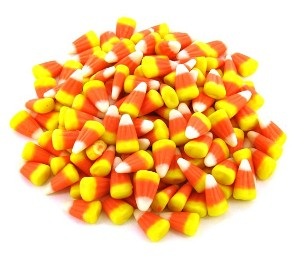
#> input picture imgs/nom_ref_imgs/orig/candyCorn.jpg, 298 x 259 px; its folder holds only this picture in this run
$ python img_preprocess.py   (Python 2 division)   (older library calls are emulated)
#> lines starting #> are read from the running program, lines starting #| are printed output that depends on the picture
#| (259, 298, 3)
#############################################
# Author: Sahil Chopra
# schopra8@stanford.edu

# According to the Alexnet paper, all images inputted
# to their system were 256 x 256. They took images and scaled
# them so that the shorter side of the image was of length 256.
# Then cropped the image so that they extracted the central
# patch of 256 x 256 pixels.

# Goal: Preprocess nominal reference images so that they
# are of the appropriate 256 x 256 size.

# NOTE: While the paper uses 256 x 256 images, the given
# code uses 227 x 227 images.

#############################################
import glob
import numpy as np
from subprocess import call
from math import ceil
import os
from os.path import basename
from os.path import splitext
from scipy.misc import imread
from scipy.misc import imresize
from scipy.misc import imsave

IMG_SIZE = 227.0
BACKGROUND_COLOR = 255 # White

def get_min_dim(im):
    # Determine minimum when examining width and height of an image
    # Returns minimm dimension and True (if height is min dim)
    # or False (if width is min dim)
    if im.shape[0] < im.shape[1]:
        return im.shape[0], True
    else:
        return im.shape[1], False

def get_max_dim(im):
    # Determine max when examining width and height of an image
    # Returns max dimension and True (if height is max dim)
    # or False (if width is max dim)
    if im.shape[0] > im.shape[1]:
        return im.shape[0], True
    else:
        return im.shape[1], False

def upscale_by_smaller_dim(im):
    # Upscale image, if one of the dimensions is less than IMG_SIZE
    min_dim, height_is_min = get_min_dim(im)
    if min_dim < IMG_SIZE:
        upsample_percentage = (IMG_SIZE / min_dim)
        if height_is_min:
            width_scaled = int(im.shape[1] * upsample_percentage)
            rescaled_shape = (int(IMG_SIZE), width_scaled)
        else:
            height_scaled = int(im.shape[0] * upsample_percentage)
            rescaled_shape = (height_scaled, int(IMG_SIZE))
        im = imresize(im, rescaled_shape)

    print "Image Dimensions after Upscaling"
    print im.shape
    return im

def upscale_by_larger_dim(im):
    # Upscale image, if the larger of the dimensions is smaller than IMG_SIZE
    max_dim, height_is_max = get_max_dim(im)
#> max_dim = 298; height_is_max = False
    if max_dim < IMG_SIZE:
        upsample_percentage = (IMG_SIZE / max_dim)
        if height_is_max:
            width_scaled = int(im.shape[1] * upsample_percentage)
            rescaled_shape = (int(IMG_SIZE), width_scaled)
        else:
            height_scaled = int(im.shape[0] * upsample_percentage)
            rescaled_shape = (height_scaled, int(IMG_SIZE))
        im = imresize(im, rescaled_shape)

    print "Image Dimensions after Upscaling"
    print im.shape
#| (259, 298, 3)
    return im

def resize_by_smaller_dim(im):
    # Resize image such that smaller length is IMG_SIZE
    min_dim, height_is_min = get_min_dim(im)
    if min_dim != IMG_SIZE:
        downsample_frac = (IMG_SIZE / min_dim)
        im = imresize(im, downsample_frac)

    print "Image Dimensions after Resizing"
    print im.shape
    return im

def resize_by_larger_dim(im):
    # Resize image such that larger length is IMG_SIZE
    max_dim, height_is_max = get_max_dim(im)
#> max_dim = 298; height_is_max = False
    if max_dim != IMG_SIZE:
        downsample_frac = (IMG_SIZE / max_dim)
#> downsample_frac = 0.762
        im = imresize(im, downsample_frac)
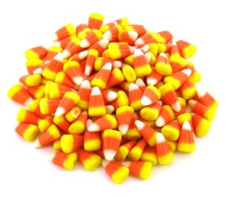
#> im: shape (197, 227, 3); mean R, G, B 244.5, 199.3, 139.2

    print "Image Dimensions after Resizing"
    print im.shape
#| (197, 227, 3)
    return im

def crop_center(im):
    # Extract central IMG_SIZE x IMG_SIZE portion of the image
    min_dim, height_is_min = get_min_dim(im)
    if height_is_min:
        if im.shape[1] > IMG_SIZE:
            margin = int((im.shape[1] - IMG_SIZE)/2)
            # If margin is 0, we have 1 pixel to chop off
            # If we follow through with cropping, we'll
            # end up with a side that has length 0.
            if margin != 0:
                im = im[:, margin : - margin, :]
    else:
        if im.shape[0] > IMG_SIZE:
            margin = int((im.shape[0] - IMG_SIZE)/2)
            # If margin is 0, we have 1 pixel to chop off
            # If we follow through with cropping, we'll
            # end up with a side that has length 0.
            if margin != 0:
                im = im[margin : -margin, :, :]

    print "Image Dimensions after Cropping"
    print im.shape
    return im

def pad_with_whitespace(im):
    # Pad image with white space to make it of size
    # IMG_SIZE x IMG_SIZE (with an error of potentially +1)
    if im.shape[0] <  IMG_SIZE:
        pad_width = int(ceil((IMG_SIZE - im.shape[0])/2))
#> pad_width = 15
        npad = ((pad_width, pad_width), (0, 0), (0,0))
#> npad = ((15, 15), (0, 0), (0, 0))
        im = np.pad(im, pad_width=npad, mode='constant',
            constant_values=BACKGROUND_COLOR)
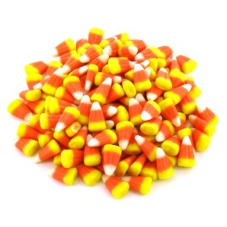
#> im: shape (227, 227, 3); mean of channels 0, 1, 2 245.9, 206.7, 154.5; drawn as R, G, B
    if im.shape[1] < IMG_SIZE:
        pad_width = int(ceil(IMG_SIZE - im.shape[1]))
        npad = ((0, 0), (pad_width, pad_width), (0,0))
        im = np.pad(im, pad_width=npad, mode='constant',
            constant_values=BACKGROUND_COLOR)
    print "Image Dimensions after Adding White Space"
    print im.shape
#| (227, 227, 3)
    return im

def crop_post_processing(im):
    # If we have an odd number of pixels for height or width
    # we will be left with an extra row or column of pixels
    # i.e. IMG_SIZE x IMG_SIZE + 1 or
    # IMG_SIZE + 1 x 256. We must get rid of this
    # excess -- as Alexnet requires a fixed input of
    # IMG_SIZE x IMG_SIZE images.
    if im.shape[0] > IMG_SIZE:
        im = im[0:IMG_SIZE, :, :]
    if im.shape[1] > IMG_SIZE:
        im = im[:, 0:IMG_SIZE, :]
    return im

def preprocess_imgs(orig_imgs_dir, scaled_imgs_dir, resize_for_smaller_dim=True):
    # Given the path to a directory of jpg images, open each image in the dir
    # and resize the images to create IMG_SIZE x IMG_SIZE patches. Then place
    # these images in another scaled_imgs_dir.

    # If resize_for_smaller_dim is True scale the images such that the smaller
    # dimension is IMG_SIZE and then crop the center of image to create the image patch.
    # This is what is mentioned in the Alexnet paper.

    # Else, scale the image such that the larger dimensions is IMG_SIZE and then fill
    # the rest of the image with white space in order to create the image patch.
    imgs = {}

    orig_imgs_path = '{}/*.jpg'.format(orig_imgs_dir)
    for orig_img_file in glob.glob(orig_imgs_path):
        print "-----------------------------------"
        print "Processing {}".format(orig_img_file)

        scaled_img_file = '{}_scaled.jpg'.format(splitext(basename(orig_img_file))[0])
        im = (imread(orig_img_file)[:,:,:3]).astype(np.float32)

        print "Original Image Dimensions"
        print im.shape

        if resize_for_smaller_dim:
            # Upsample if smaller dimension < IMG_SIZE
            im = upscale_by_smaller_dim(im)

            # Downsample such that smaller dimension = IMG_SIZE
            im = resize_by_smaller_dim(im)

        else:
            # Upsample if larger dimension < IMG_SIZE
            im = upscale_by_larger_dim(im)

            # Downsample such that the larger dimension = IMG_SIZE
            im = resize_by_larger_dim(im)

            # Add white space to create a IMG_SIZE x IMG_SIZE patch
            im = pad_with_whitespace(im)

        # Crop image if necessary (sometimes we have a dimension
        # of IMG_SIZE + 1 -- due to rounding up when we pad an image
        # that previously had an odd number of pixels
        im = crop_center(im)
#> in crop_center, `min_dim, height_is_min = get_min_dim(im)`: min_dim = 227; height_is_min = False
#| (227, 227, 3)
        im = crop_post_processing(im)

        # Ensue correct dimensions of the image
        assert(im.shape == (IMG_SIZE, IMG_SIZE, 3))

        print "Finished Image"
        print im.shape
#| (227, 227, 3)
        print "-----------------------------------"

        # Store scaled image
        imgs[scaled_img_file] = im

    # Save scaled images
    for name, im in imgs.iteritems():
        fp = '{}/{}'.format(scaled_imgs_dir, name)
        imsave(fp, im)
#> this loop made 1 pass
#> name on pass 1: 'candyCorn_scaled.jpg'

# Excute Pre-Processing
orig_imgs_dir = '../imgs/nom_ref_imgs/orig'
scaled_imgs_dir = '../imgs/nom_ref_imgs/scaled'
if not os.path.exists(scaled_imgs_dir):
    os.makedirs(scaled_imgs_dir)
print "-----------------------------------"
print 'Scaling images from {} and deposting them in {}'.format(orig_imgs_dir, scaled_imgs_dir)
preprocess_imgs(orig_imgs_dir, scaled_imgs_dir, False)
print 'Scaling complete!'
print "-----------------------------------"

$ run again, on imgs/nom_ref_imgs/orig/rose.jpg
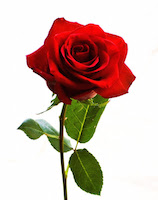
#> input picture imgs/nom_ref_imgs/orig/rose.jpg, 158 x 200 px
#| (200, 158, 3)
#> in upscale_by_larger_dim, `max_dim, height_is_max = get_max_dim(im)`: max_dim = 200; height_is_max = True
#> upsample_percentage = 1.14
#> width_scaled = 179
#> rescaled_shape = (227, 179)
#| (227, 179, 3)
#> in resize_by_larger_dim, `max_dim, height_is_max = get_max_dim(im)`: max_dim = 227; height_is_max = True
#| (227, 179, 3)
#> in pad_with_whitespace, `im = np.pad(im, pad_width=npad, mode='constant', constant_values=BACKG..`:
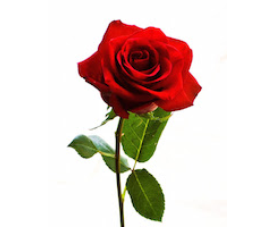
#> im: shape (227, 275, 3); mean of channels 0, 1, 2 226, 210.2, 204.4; drawn as R, G, B
#| (227, 275, 3)
#> min_dim = 227; height_is_min = True
#> in crop_center, `im = im[:, margin : - margin, :]`:
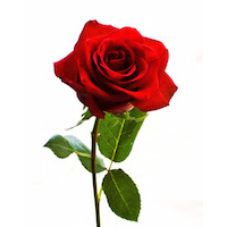
#> im: shape (227, 227, 3); mean of channels 0, 1, 2 219.9, 200.7, 193.7; drawn as R, G, B
#| (227, 227, 3)
#| (227, 227, 3)
#> the loop in preprocess_imgs, `for name, im in imgs.iteritems():` made 1 pass
#> name on pass 1: 'rose_scaled.jpg'
